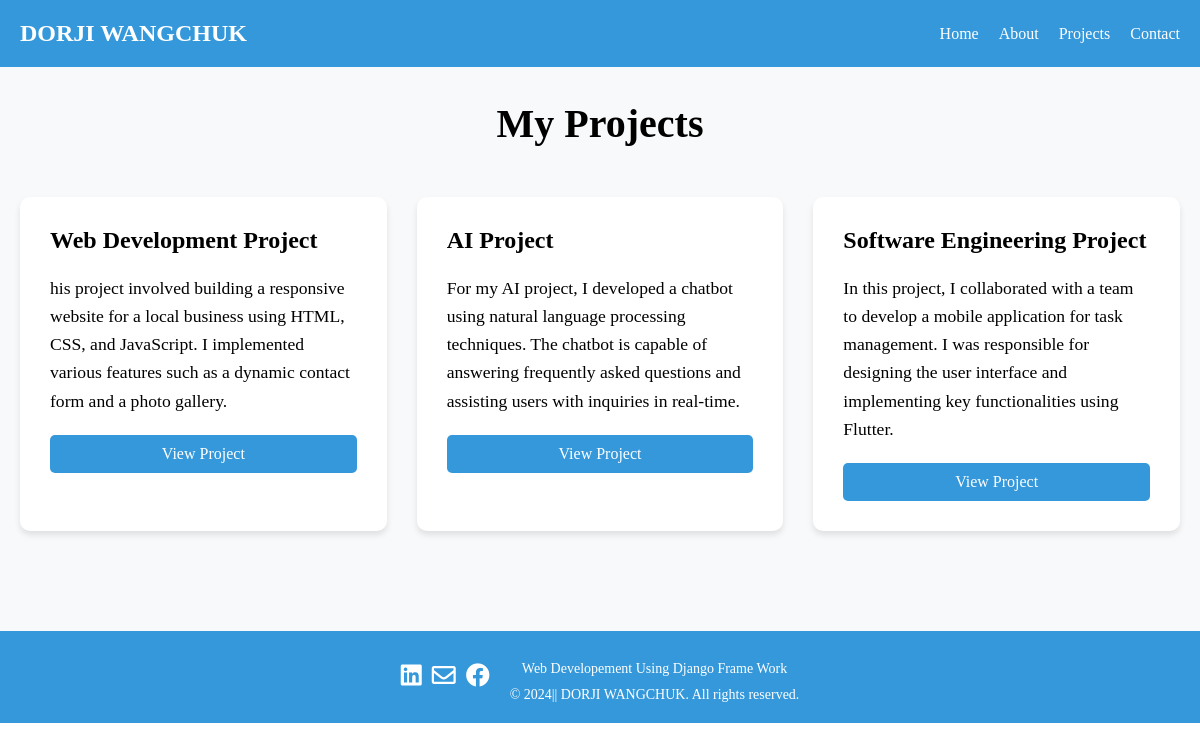
The app's page /projects with its own data.
### main/models.py (models this page shows, shortened)
class Project(models.Model):
    title = models.CharField(max_length=100)
    description = models.TextField()
    project_link = models.URLField()

### main/views.py (the view)
# urls.py: path("projects", views.projects, name="projects"),
def projects(request):
    projects = Project.objects.all()
    return render(request, 'projects.html', {'projects': projects})

### templates/projects.html (shortened to what this page needs)
{% extends 'base.html' %}
{% block content %}
<section id="projects">
    <div class="container">
        <h2>My Projects</h2>
        <div class="project-cards">
            {% for project in projects %}
            <div class="project-card">
                <h3>{{ project.title }}</h3>
                <p>{{ project.description }}</p>
                <a href="{{ project.project_link }}" class="cta">View Project</a>
            </div>
            {% endfor %}
        </div>
    </div>
</section>
{% endblock %}

### static/style.css (style rules this page uses)
* { margin: 0; padding: 0; box-sizing: border-box; }
.container { max-width: 1200px; margin: 0 auto; padding: 0 20px; }
#projects { background-color: #f8f9fa; padding: 100px 0; }
#projects .container { max-width: 1200px; margin: 0 auto; }
#projects h2 { font-size: 2.5em; text-align: center; margin-bottom: 50px; }
#projects .project-cards { display: grid; grid-template-columns: repeat(auto-fit, minmax(300px, 1fr)); gap: 30px; }
#projects .project-card { background-color: #fff; padding: 30px; border-radius: 10px; box-shadow: 0 4px 6px rgba(0, 0, 0, 0.1); transition: transform 0.3s ease; }
#projects .project-card h3 { font-size: 1.5em; margin-bottom: 20px; }
#projects .project-card p { font-size: 1.1em; line-height: 1.6; margin-bottom: 20px; }
#projects .project-card .cta { display: block; text-align: center; padding: 10px 20px; background-color: #3498db; color: #fff; border-radius: 5px; text-decoration: none; transition: background-color 0.3s ease; }

### records on screen
Project: title "Web Development Project", description "his project involved building a responsive website for a local business using HTML, CSS, and JavaScript. I implemented various features such as a dynamic contact form and a photo gallery."
Project: title "AI Project", description "For my AI project, I developed a chatbot using natural language processing techniques. The chatbot is capable of answering frequently asked questions and assisting users with inquiries in real-time."
Project: title "Software Engineering Project", description "In this project, I collaborated with a team to develop a mobile application for task management. I was responsible for designing the user interface and implementing key functionalities using Flutter."
